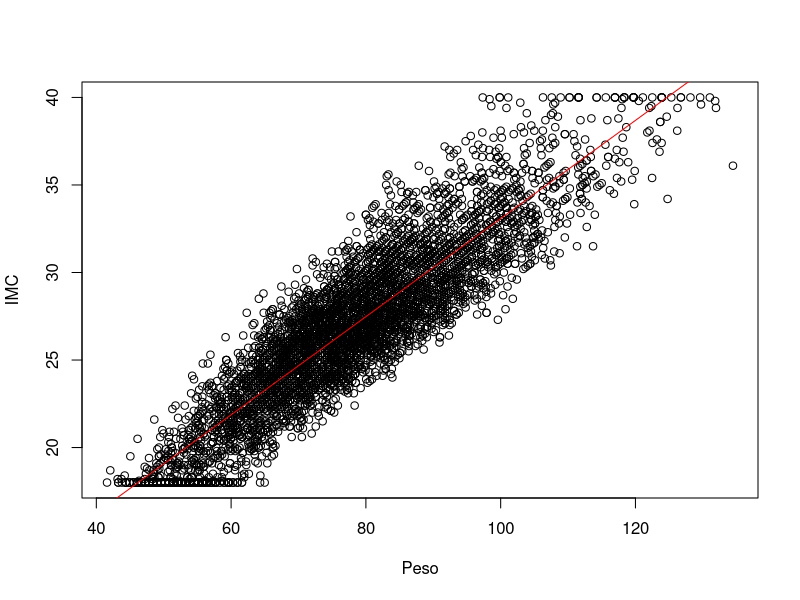
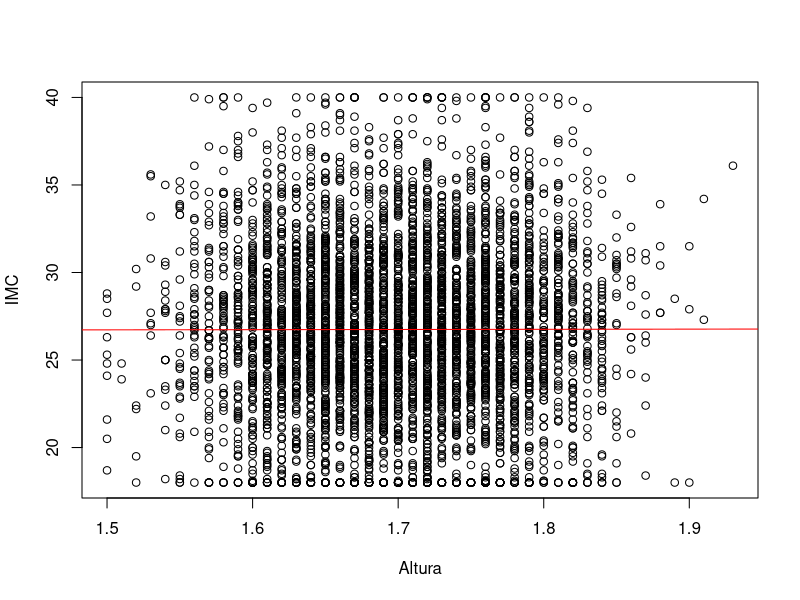
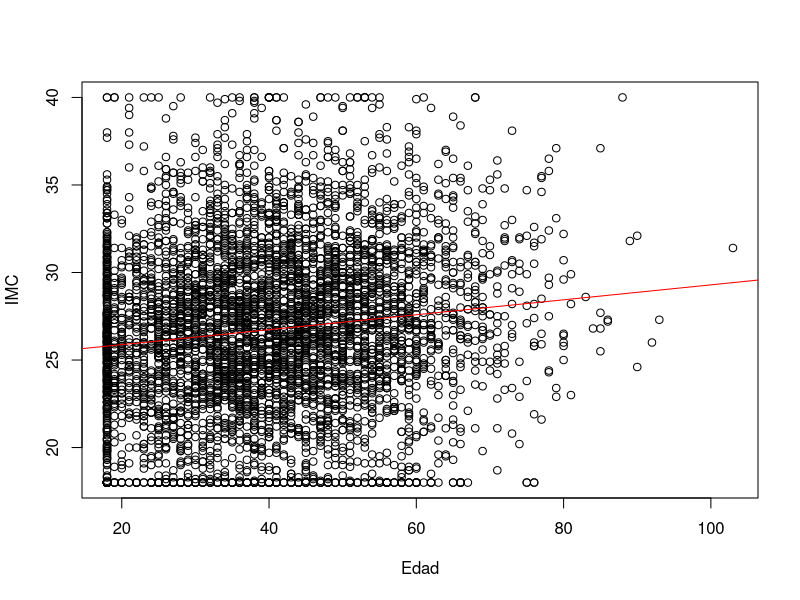
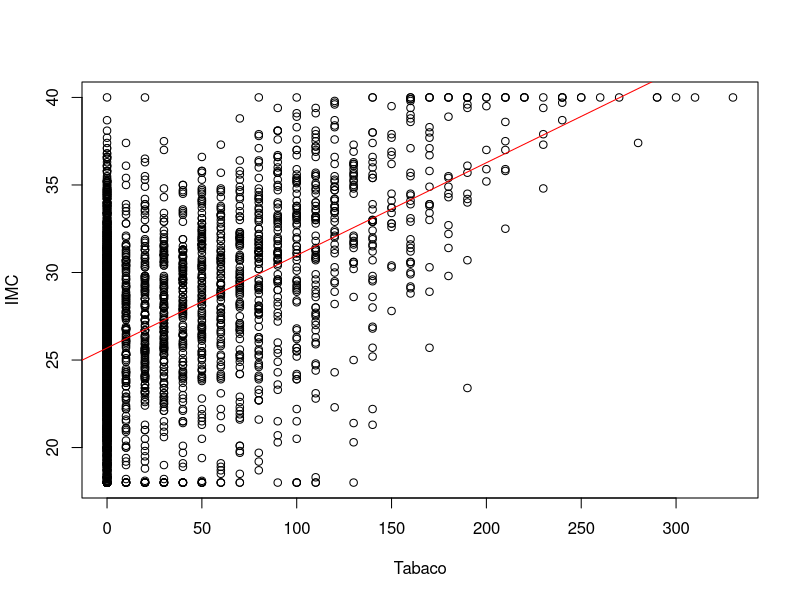
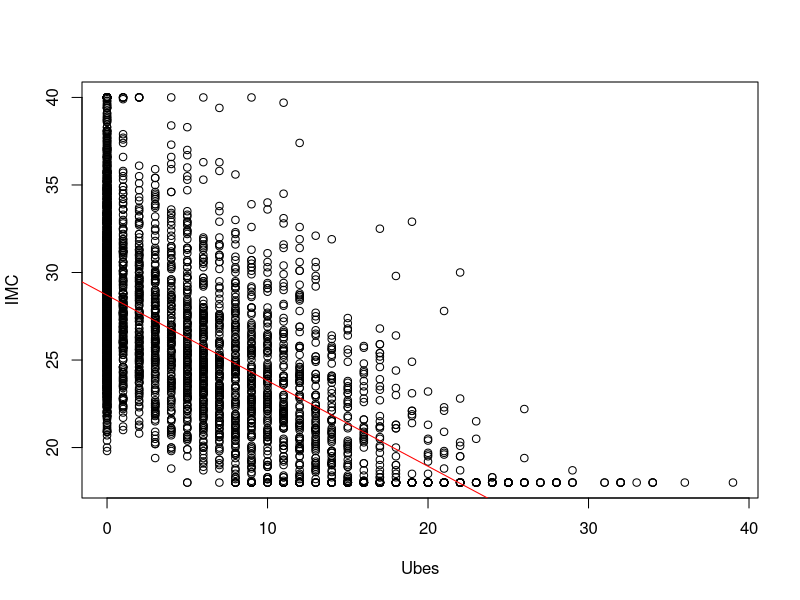
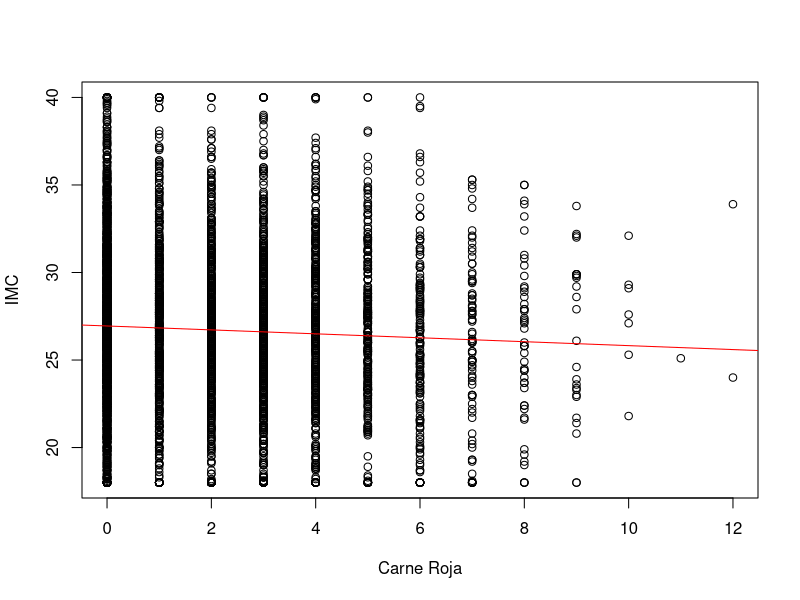
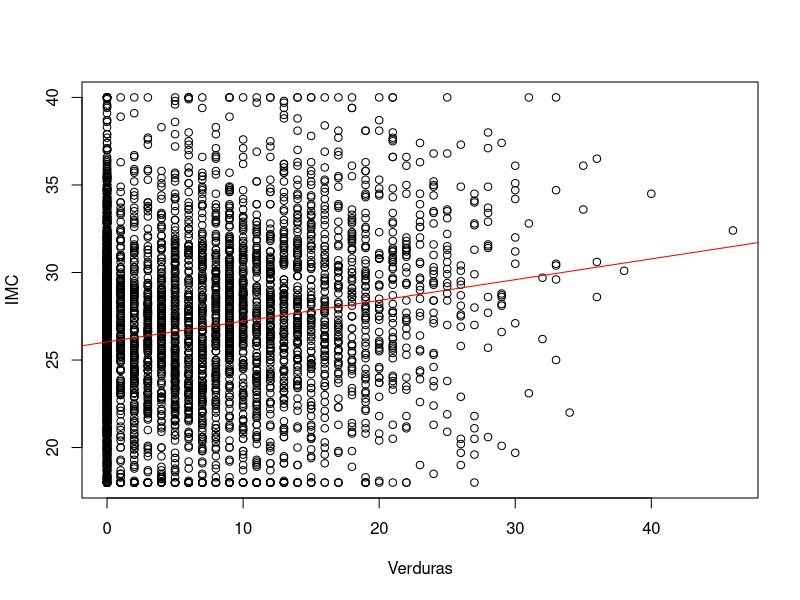
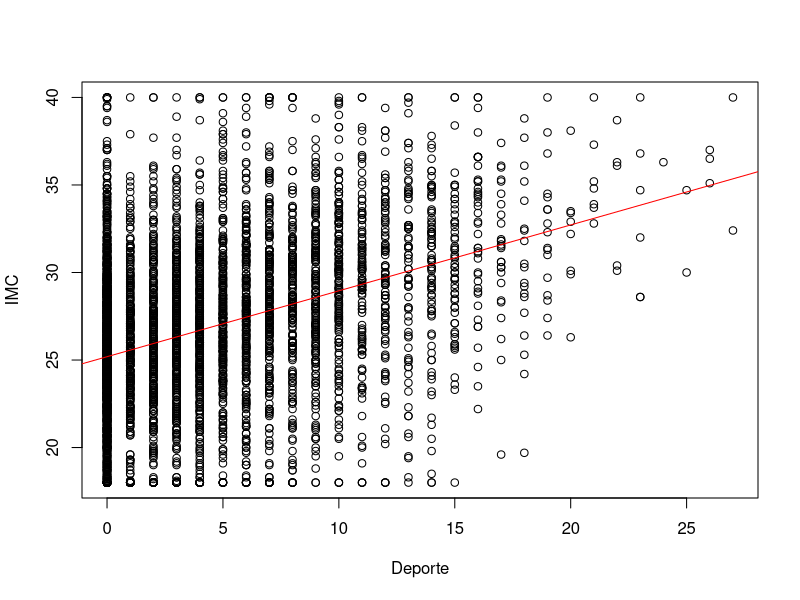

Source code (R) for these figures, in order:
#Navarro Jimena, David
library(tidyverse)
#1
#Cargamos el csv
datos<- read_csv("./17456.csv", 
                 col_types = 
                   cols(.default = col_double(), 
                        sexo = col_factor(), 
                        dietaEsp = col_factor()))
datos

#2
#Añadimos la columna IMC
datos <- add_column(datos, IMC = datos$peso/(datos$altura^2))
datos

#3
#Eliminamos las columnas con valores na
#Primero vemos que columnas tienen valores na
na <- as.data.frame(
  cbind(
    lapply(
      lapply(datos, is.na), sum)
  )
)
na

#Ahora seleccionamos las columnas que no tengan valores na
datos <- datos %>% select(-contains(rownames(subset(na, na$V1 != 0))))
datos

#4
#Nos quedamos con las columnas que tengan valores solo numericos
numeric <- as.data.frame(
  cbind(
    lapply(
      datos, is.numeric)
  )
)
numeric
numeric_df <- datos %>% select(any_of(rownames(subset(numeric, numeric$V1 == TRUE))))
numeric_df

#Calculamos la media de todas las columnas
colMeans(numeric_df)

#Calculas la desviacion tipica
#Creamos una funcion que la calcule
desviacion_tipica_fn <- function(ap) {
  return(sqrt(mean(ap^2) - mean(ap)^2))
}

#Aplicamos funcion a todo el dataframe
desviacion_tipica <-
  cbind(
    lapply(
      numeric_df, desviacion_tipica_fn)
  )

desviacion_tipica


#5
#Calculamos la regresion lineal de todas las variables usando  y=IMC
#Creamos funcion para hacerlo de manera mas comoda
regresion_lineal_unidimensional <- function(dt, x, y) {
  rl <- lm(y~x, dt)
  list(coeficiente_de_regresion = coef(rl)[[1]], coeficiente_de_determinacion = summary(rl)$r.squared, regresion_lineal = rl)
}

#Guardamos las regresiones lineales
rlineales <- numeric_df %>% map(regresion_lineal_unidimensional, dt=numeric_df, y=numeric_df$IMC)
rlineales

#6
#Grafico variables numericas

plot(x=numeric_df$peso, y=numeric_df$IMC, xlab = "Peso", ylab="IMC")
abline(rlineales$peso$regresion_lineal,col="red")

plot(x=numeric_df$altura, y=numeric_df$IMC, xlab = "Altura", ylab="IMC")
abline(rlineales$altura$regresion_lineal,col="red")

plot(x=numeric_df$edad, y=numeric_df$IMC, xlab = "Edad", ylab="IMC")
abline(rlineales$edad$regresion_lineal,col="red")

plot(x=numeric_df$tabaco, y=numeric_df$IMC, xlab = "Tabaco", ylab="IMC")
abline(rlineales$tabaco$regresion_lineal,col="red")

plot(x=numeric_df$ubes, y=numeric_df$IMC, xlab = "Ubes", ylab="IMC")
abline(rlineales$ubes$regresion_lineal,col="red")

plot(x=numeric_df$carneRoja, y=numeric_df$IMC, xlab = "Carne Roja", ylab="IMC")
abline(rlineales$carneRoja$regresion_lineal,col="red")

plot(x=numeric_df$verduras, y=numeric_df$IMC, xlab = "Verduras", ylab="IMC")
abline(rlineales$verduras$regresion_lineal,col="red")

plot(x=numeric_df$deporte, y=numeric_df$IMC, xlab = "Deporte", ylab="IMC")
abline(rlineales$deporte$regresion_lineal,col="red")

plot(x=numeric_df$nivEstPad, y=numeric_df$IMC, xlab = "nivEstPad", ylab="IMC")
abline(rlineales$nivEstPad$regresion_lineal,col="red")

plot(x=numeric_df$nivEstudios, y=numeric_df$IMC, xlab = "nivEstudios", ylab="IMC")
abline(rlineales$nivEstudios$regresion_lineal,col="red")

plot(x=numeric_df$nivIngresos, y=numeric_df$IMC, xlab = "nivIngresos", ylab="IMC")
abline(rlineales$nivIngresos$regresion_lineal,col="red")

#Boxplot
#Grafico variables no numericas
boxplot(as.numeric(datos$sexo=="M"), horizontal = TRUE, xlab = "Sexo", ylab="IMC")
stripchart(as.numeric(datos$sexo=="M"), method = "jitter", pch = 19, add = TRUE, col = "blue")


boxplot(as.numeric(datos$dietaEsp=="S"), horizontal = TRUE, xlab = "dietaEsp", ylab="IMC")
stripchart(as.numeric(datos$dietaEsp=="S"), method = "jitter", pch = 19, add = TRUE, col = "blue")

#7
#Dividimos los datos en 3 partes: Entrenamiento, test y validacion
#Creamos la funcion para que tome samples aleatorias del dataframe
dividirDataSet <- function(data, p1, p2){
  rDf    <- 1:nrow(data)
  rTrain <- sample(rDf, p1 * length(rDf))
  rTemp  <- setdiff(rDf, rTrain)
  rTest  <- sample(rTemp, p2 * length(rTemp))
  rValid <- setdiff(rTemp, rTest)
  return(list(entrenamiento = data[rTrain, ], test=  data[rTest, ], validacion=data[rValid, ]))
}

#Guardamos los dataset
dataSet <- dividirDataSet(datos[-c(1,2)], 0.6, 0.2)
dataSet

#8
#Calculamos la regresion lineal de todas las varirables con IMC para el conjunto de entrenamiento
modTrain <- dataSet$entrenamiento %>% map(regresion_lineal_unidimensional, dt=dataSet$entrenamiento, y=dataSet$entrenamiento$IMC)

#Creamos una funcion que calcule r2 ajustado
R2ajustado<-function(df,mod, y){
  MSE  <- mean((y - predict.lm(mod[["regresion_lineal"]], df)) ^ 2)
  varY <- mean(y ^ 2) - mean(y) ^ 2
  print(MSE/varY)
  R2   <- 1 - (MSE / varY)
  aR2  <- 1 - (1- R2) * (nrow(df) - 1) / (nrow(df) - mod$regresion_lineal$rank)
  aR2
}
#Aplicamos la funcion de r2 ajustado a todo el modelo creado con el conjunto de entrenamiento
#Le pasamos como parametros todas las variables excepto IMC ya que no tiene sentiendo, lo estamos entrenando para predecir IMC
bestFit <-modTrain[-which(names(modTrain) == "IMC")]%>% map_dbl(R2ajustado, df=dataSet$test, y=dataSet$test$IMC)
bestFit

#Mostramos que variable es la que mejor predice IMC
which.max(bestFit)[1]

#9
#Creamos una funcion para hacer calculos de regresiones lineales multiples
regresion_lineal_multiple <- function(dt, x, y) {
  rl<-lm(str_c(y, "~", str_c(x, collapse="+")), dt)
  list(coeficiente_de_regresion = coef(rl)[[1]], coeficiente_de_determinacion = summary(rl)$r.squared, regresion_lineal = rl)
}

#Creamos una funcion que haga r2 ajustado directamente
calcModR2 <- function(dfTrain, dfTest, varPre,y, x) {
  mod <- regresion_lineal_multiple(dfTrain, y, x)
  R2ajustado(dfTest, mod, varPre)
}

#Creamos una funcion que calcule que variable es mejor
encontrarMejorAjuste <- function(dfTrain, dfTest, varPos) {
  bestVars <- varPos[1]
  aR2      <- 0
  #Repetimos en bucle
  #Añadimos cada vez una variable nueva para calcular R2 hasta que encontremos la mejor variable
  repeat {
    aR2v <- map_dbl(varPos, ~calcModR2(dfTrain, dfTest, dfTest$IMC,"IMC", c(bestVars, .)))
    i    <- which.max(aR2v)
    aR2M <- aR2v[i]
    if (aR2M <= aR2) break
    
    cat(sprintf("%1.4f %s\n", aR2M, varPos[i]))
    aR2 <- aR2M
    bestVars <- c(bestVars, varPos[i])
    varPos   <- varPos[-i]
  }
  #Guardamos en una lista
  mod <- regresion_lineal_multiple(dt = dfTrain, y="IMC", x=bestVars)
  
  list(vars=bestVars, mod=mod)
}

#Vemos que variable predice mejor IMC
bestMod1 <- encontrarMejorAjuste(dataSet$entrenamiento, dataSet$test, names(datos[-c(1,2,14)]))
bestMod1$vars

#10
#Comprobamos como de bien lo hace nuestro modelo
R2ajustado(df=dataSet$validacion, mod=bestMod1$mod, y=dataSet$validacion$IMC)

#11
#Cargamos el archivo de evaluacion
eval <- read_csv("./eval.csv", col_types = cols(.default = col_double(), sexo = col_factor(), dietaEsp = col_factor()))
#Predecimos la columna IMC con nuestro modelo
eval$IMC <- predict.lm(bestMod1$mod$regresion_lineal, eval)
#Y calculamos la columna peso con los datos predichos
eval <- add_column(eval, peso = eval$IMC*(eval$altura^2))
eval
#Guardamos el dataframe en evalX.csv
write.csv(eval, "./evalX.csv", row.names=TRUE)
